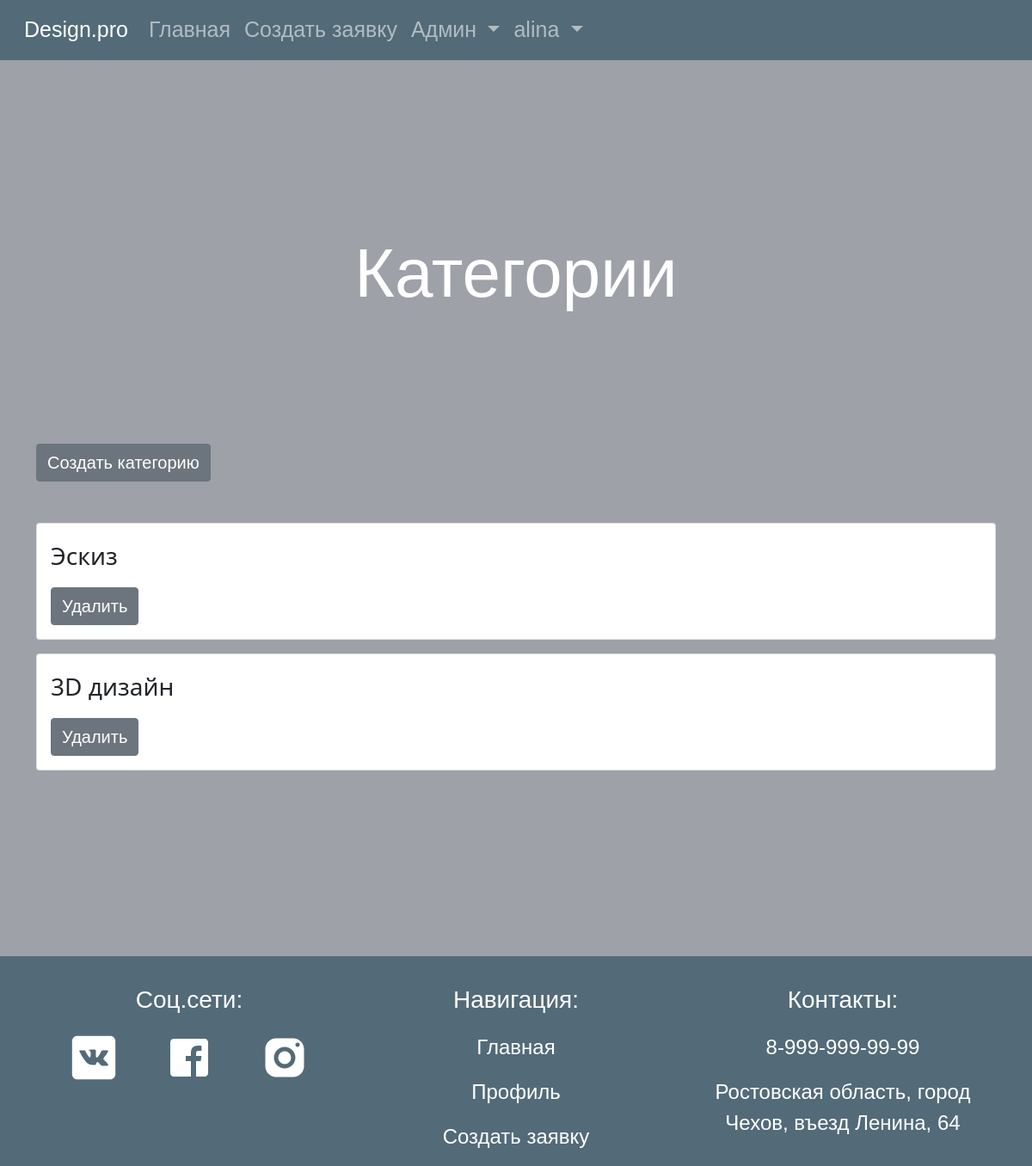
The page /design/category (signed in) on the database its author committed.
### design/models.py (models this page shows, shortened)
class User(AbstractUser):
    fio = models.CharField(max_length=128, null=False, verbose_name='ФИО')
    class Meta(AbstractUser.Meta):
        pass

class Category(models.Model):
    name = models.CharField(max_length=256, null=False, verbose_name='Название')
    class Meta:
        verbose_name = 'Категория'
        verbose_name_plural = 'Категории'

### design/views.py (the view)
class CategoryView(ListView):
    model = Category
    template_name = 'admin/category.html'
    context_object_name = 'categories'

### design/templates/admin/category.html (shortened to what this page needs)
{% extends 'base.html' %}
{% load bootstrap4 %}
{% load static %}
{% block content %}
    <h2>Категории</h2>
    <div class="container">
        <a class="btn btn-secondary fs-5 mb-5" href="{% url 'design:createCategory' %} "
           role="button">Создать категорию</a>
        {% if categories %}
            {% for cat in categories %}
                <div class="card category">
                    <div class="card-body">
                        <p class="fs-3">{{ cat.name }}</p>
                        <a class="btn btn-secondary fs-5" href="{% url 'design:deleteCategory' cat.id %}"
                           role="button">Удалить</a>
                    </div>
                </div>
            {% endfor %}
        {% endif %}
    </div>
{% endblock %}

### design/templates/base.html (shortened to what this page needs)
{% load bootstrap4 %}
{% bootstrap_css %}
{% load static %}
<!DOCTYPE html>
<html lang="en">
<head>
    <link href="https://cdn.jsdelivr.net/npm/bootstrap@5.1.3/dist/css/bootstrap.min.css" rel="stylesheet"
>
    <link rel="stylesheet" href="{% static 'style.css' %}">
</head>
<body class="d-flex flex-column min-vh-100">
<div>
    <nav class="navbar navbar-expand-lg navbar-dark bg-light">
        <div class="container-fluid">
            <a class="navbar-brand" href="{% url 'design:index' %}">Design.pro</a>
            <div class="collapse navbar-collapse" id="navbarNavDropdown">
                <ul class="navbar-nav">
                    <li class="nav-item">
                        <a class="nav-link" aria-current="page" href="{% url 'design:index' %}">Главная</a>
                    </li>
                    <li class="nav-item">
                        <a class="nav-link" href="{% url 'design:createBid' %}">Создать заявку</a>
                    </li>
                    {% if user.is_authenticated %}
                        {% if user.is_superuser %}
                            <li class="nav-item dropdown">
                                <a class="nav-link dropdown-toggle" href="#" role="button" data-bs-toggle="dropdown"
                                   aria-expanded="false">
                                    Админ
                                </a>
                            </li>
                        {% endif %}
                        <li class="nav-item dropdown">
                            <a class="nav-link dropdown-toggle" href="#" id="navbarDropdownMenuLink" role="button"
                               data-bs-toggle="dropdown" aria-expanded="false">
                                {{ user.username }}
                            </a>
                        </li>
                    {% endif %}
                </ul>
            </div>
        </div>
    </nav>
</div>
<div class="content">
    {% block content %}
    {% endblock %}
</div>
<footer class="footer mt-auto container-fluid">
    <div class="container">
        <div class="row">
            <div class="col">
                <p class="text-center fs-3 title">Соц.сети:</p>
                <div class="container-fluid text-center">
                    <div class="row">
                        <div class="col-md-4 col-sm-12"><a href="https://vk.com"><img
                                src="{% static 'images/vk.svg' %}" alt=""></a></div>
                        <div class="col-md-4 col-sm-12"><a href="https://vk.com"><img
                                src="{% static 'images/fb.svg' %}" alt=""></a></div>
                        <div class="col-md-4 col-sm-12"><a href="https://vk.com"><img
                                src="{% static 'images/inst.svg' %}" alt=""></a></div>
                    </div>
                </div>
            </div>
            <div class="col">
                <p class="text-center fs-3 title">Навигация:</p>
                <p class="text-center fs-4"><a href="{% url 'design:index' %}">Главная</a></p>
                <p class="text-center fs-4"><a href="{% url 'design:profile' %}">Профиль</a></p>
                <p class="text-center fs-4"><a href="{% url 'design:createBid' %}">Создать заявку</a></p>
            </div>
            <div class="col">
                <p class="text-center fs-3 title">Контакты:</p>
                <p class="text-center fs-4">8-999-999-99-99</p>
                <p class="text-center fs-4">Ростовская область, город Чехов, въезд Ленина, 64</p>
            </div>
        </div>
    </div>
</footer>
</body>
</html>

### design/static/style.css (style rules this page uses)
body { background-color: #9ea1a8; height: 100%; }
.navbar { background-color: #536a78 !important; }
nav a { font-size: 25px !important; }
.navbar li, a { font-family: "Century Gothic", sans-serif !important; }
h2 { font-family: "Century Gothic", sans-serif !important; color: white; font-size: 80px; text-align: center; margin-bottom: 150px; margin-top: 200px; }
footer { background-color: #536a78; }
footer p { color: white; font-family: "Century Gothic", sans-serif; }
footer .title { font-family: "Century Gothic", sans-serif; padding-top: 30px; }
footer img { width: 60px; }
footer a { text-decoration: none; color: white; }
.content { margin-bottom: 200px; }
::placeholder { color: peachpuff; font-size: 20px; }
.category { margin-bottom: 1rem; }

### rows shown on the page
User: username "alina"
Category: name "Эскиз"
Category: name "3D дизайн"
